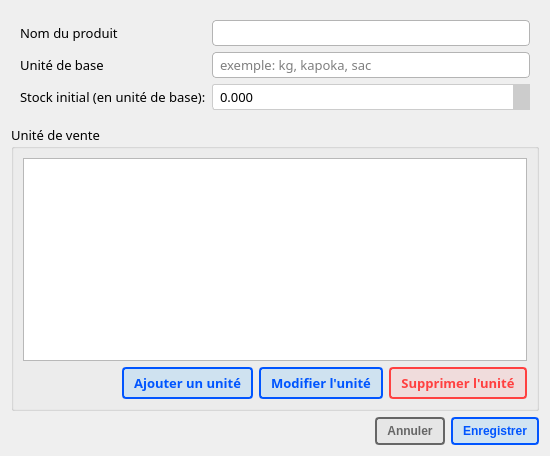
<?xml version="1.0" encoding="UTF-8"?>
<ui version="4.0">
 <class>GestionProduitDialog</class>
 <widget class="QDialog" name="GestionProduitDialog">
  <property name="geometry">
   <rect>
    <x>0</x>
    <y>0</y>
    <width>550</width>
    <height>456</height>
   </rect>
  </property>
  <property name="windowTitle">
   <string>Ajouter / supprimer un produit</string>
  </property>
  <layout class="QVBoxLayout" name="verticalLayout">
   <item>
    <widget class="QGroupBox" name="groupBox_detail_produit">
     <property name="font">
      <font>
       <family>Outfit</family>
       <pointsize>10</pointsize>
      </font>
     </property>
     <property name="styleSheet">
      <string notr="true">QGroupBox {border: none; border-radius: 4px;}</string>
     </property>
     <property name="title">
      <string/>
     </property>
     <layout class="QFormLayout" name="formLayout">
      <property name="fieldGrowthPolicy">
       <enum>QFormLayout::AllNonFixedFieldsGrow</enum>
      </property>
      <item row="1" column="0">
       <widget class="QLabel" name="label_nom_produit">
        <property name="font">
         <font>
          <family>Outfit</family>
          <pointsize>10</pointsize>
         </font>
        </property>
        <property name="text">
         <string>Nom du produit</string>
        </property>
       </widget>
      </item>
      <item row="1" column="1">
       <widget class="QLineEdit" name="input_nom_produit">
        <property name="font">
         <font>
          <family>Outfit</family>
          <pointsize>10</pointsize>
         </font>
        </property>
        <property name="styleSheet">
         <string notr="true">QLineEdit {
border: 1px solid rgb(180, 180, 180);
border-radius: 4px;
padding: 2px 5px;
}

QLineEdit:focus {
border: 1px solid rgb(85, 170, 255);
}</string>
        </property>
       </widget>
      </item>
      <item row="3" column="0">
       <widget class="QLabel" name="label_unite_base">
        <property name="font">
         <font>
          <family>Outfit</family>
          <pointsize>10</pointsize>
         </font>
        </property>
        <property name="text">
         <string>Unité de base</string>
        </property>
       </widget>
      </item>
      <item row="3" column="1">
       <widget class="QLineEdit" name="input_unite_base">
        <property name="font">
         <font>
          <family>Outfit</family>
          <pointsize>10</pointsize>
         </font>
        </property>
        <property name="styleSheet">
         <string notr="true">QLineEdit {
border: 1px solid rgb(180, 180, 180);
border-radius: 4px;
padding: 2px 5px;
}

QLineEdit:focus {
border: 1px solid rgb(85, 170, 255);
}</string>
        </property>
        <property name="placeholderText">
         <string>exemple: kg, kapoka, sac</string>
        </property>
       </widget>
      </item>
      <item row="6" column="0">
       <widget class="QLabel" name="label_stock_initial">
        <property name="font">
         <font>
          <family>Outfit</family>
          <pointsize>10</pointsize>
         </font>
        </property>
        <property name="text">
         <string>Stock initial (en unité de base):</string>
        </property>
       </widget>
      </item>
      <item row="6" column="1">
       <widget class="QDoubleSpinBox" name="spin_box_stock_initial">
        <property name="font">
         <font>
          <family>Outfit</family>
          <pointsize>10</pointsize>
         </font>
        </property>
        <property name="styleSheet">
         <string notr="true">QDoubleSpinBox {
    border: 1px solid #CCCCCC;
    border-radius: 3px;
    padding: 2px 5px;
}
QDoubleSpinBox::up-button {
    subcontrol-origin: border;
    subcontrol-position: top right;
    width: 16px;
    border-left: 1px solid #CCCCCC;
   background: #cccccc;
}
QDoubleSpinBox::down-button {
    subcontrol-origin: border;
    subcontrol-position: bottom right;
    width: 16px;
    border-left: 1px solid #CCCCCC;
    background: #cccccc;
}
QDoubleSpinBox::up-arrow {
    image: url(:/icons/icons/caret-up.svg);
    width: 12px;
    height: 12px;
}
QDoubleSpinBox::down-arrow {
    image: url(:/icons/icons/caret-down.svg);
    width: 12px;
    height: 12px;
}
QDoubleSpinBox::up-button:hover, QSpinBox::down-button:hover {
    background: #66BB6A;
}
QDoubleSpinBox::up-button:pressed, QSpinBox::down-button:pressed {
    background: #388E3C; 
}</string>
        </property>
        <property name="decimals">
         <number>3</number>
        </property>
        <property name="maximum">
         <double>999999999.000000000000000</double>
        </property>
       </widget>
      </item>
     </layout>
    </widget>
   </item>
   <item>
    <widget class="QGroupBox" name="groupBox_unite_vente">
     <property name="font">
      <font>
       <family>Outfit</family>
       <pointsize>10</pointsize>
      </font>
     </property>
     <property name="title">
      <string>Unité de vente</string>
     </property>
     <property name="flat">
      <bool>true</bool>
     </property>
     <layout class="QVBoxLayout" name="verticalLayout_2">
      <item>
       <widget class="QTableView" name="table_view_unite_vente">
        <property name="font">
         <font>
          <family>Outfit</family>
          <pointsize>10</pointsize>
         </font>
        </property>
        <property name="styleSheet">
         <string notr="true">QHeaderView::section:horizontal {
	background-color: rgb(122, 194, 145); padding: 4px; border: none; border-left: 0.5px solid rgb(65, 103, 70); color: rgb(246, 255, 249)

}</string>
        </property>
        <property name="editTriggers">
         <set>QAbstractItemView::NoEditTriggers</set>
        </property>
        <property name="selectionMode">
         <enum>QAbstractItemView::SingleSelection</enum>
        </property>
        <property name="selectionBehavior">
         <enum>QAbstractItemView::SelectRows</enum>
        </property>
        <attribute name="horizontalHeaderDefaultSectionSize">
         <number>115</number>
        </attribute>
        <attribute name="horizontalHeaderStretchLastSection">
         <bool>true</bool>
        </attribute>
        <attribute name="verticalHeaderVisible">
         <bool>false</bool>
        </attribute>
       </widget>
      </item>
      <item>
       <layout class="QHBoxLayout" name="horizontalLayout">
        <item>
         <spacer name="horizontalSpacer">
          <property name="font">
           <font>
            <family>Outfit</family>
            <pointsize>10</pointsize>
           </font>
          </property>
          <property name="orientation">
           <enum>Qt::Horizontal</enum>
          </property>
          <property name="sizeHint" stdset="0">
           <size>
            <width>40</width>
            <height>20</height>
           </size>
          </property>
         </spacer>
        </item>
        <item>
         <widget class="QPushButton" name="bouton_ajouter_unite">
          <property name="font">
           <font>
            <weight>75</weight>
            <italic>false</italic>
            <bold>true</bold>
           </font>
          </property>
          <property name="cursor">
           <cursorShape>PointingHandCursor</cursorShape>
          </property>
          <property name="styleSheet">
           <string notr="true">
QPushButton {
background-color:  rgba(87, 182, 255, 50);
 padding: 5px 10px;
 border: 2px solid rgb(0, 85, 255);
border-radius: 4px;
color: rgb(0, 85, 255); 
font: bold;
}

QPushButton:hover {
	background-color:  rgba(87, 182, 255, 80) ; 
}</string>
          </property>
          <property name="text">
           <string>Ajouter un unité</string>
          </property>
         </widget>
        </item>
        <item>
         <widget class="QPushButton" name="bouton_modifier_unite">
          <property name="font">
           <font>
            <weight>75</weight>
            <italic>false</italic>
            <bold>true</bold>
           </font>
          </property>
          <property name="cursor">
           <cursorShape>PointingHandCursor</cursorShape>
          </property>
          <property name="styleSheet">
           <string notr="true">
QPushButton {
background-color:  rgba(87, 182, 255, 50);
 padding: 5px 10px;
 border: 2px solid rgb(0, 85, 255);
border-radius: 4px;
color: rgb(0, 85, 255); 
font: bold;
}

QPushButton:hover {
	background-color:  rgba(87, 182, 255, 80) ; 
}</string>
          </property>
          <property name="text">
           <string>Modifier l'unité</string>
          </property>
         </widget>
        </item>
        <item>
         <widget class="QPushButton" name="bouton_supprimer_unite">
          <property name="font">
           <font>
            <weight>75</weight>
            <italic>false</italic>
            <bold>true</bold>
           </font>
          </property>
          <property name="cursor">
           <cursorShape>PointingHandCursor</cursorShape>
          </property>
          <property name="styleSheet">
           <string notr="true">
QPushButton {
background-color:  rgba(255, 152, 152, 50);
 padding: 5px 10px;
 border: 2px solid rgb(255, 64, 64);
border-radius: 4px;
color:  rgb(255, 64, 64); 
font: bold;
}

QPushButton:hover {
	background-color:   rgba(255, 152, 152, 80) ; 
}</string>
          </property>
          <property name="text">
           <string>Supprimer l'unité</string>
          </property>
         </widget>
        </item>
       </layout>
      </item>
     </layout>
    </widget>
   </item>
   <item>
    <layout class="QHBoxLayout" name="horizontalLayout_2">
     <item>
      <spacer name="horizontalSpacer_2">
       <property name="orientation">
        <enum>Qt::Horizontal</enum>
       </property>
       <property name="sizeHint" stdset="0">
        <size>
         <width>40</width>
         <height>20</height>
        </size>
       </property>
      </spacer>
     </item>
     <item>
      <widget class="QPushButton" name="bouton_annuler">
       <property name="font">
        <font>
         <weight>75</weight>
         <italic>false</italic>
         <bold>true</bold>
        </font>
       </property>
       <property name="cursor">
        <cursorShape>PointingHandCursor</cursorShape>
       </property>
       <property name="styleSheet">
        <string notr="true">

QPushButton {
background-color:  rgba(217, 217, 217, 100);
 padding: 5px 10px;
 border: 2px solid rgb(102, 102, 102);
border-radius: 4px;
color:   rgb(102, 102, 102); 
font: bold;
}

QPushButton:hover {
	background-color:    rgba(217, 217, 217, 150) ; 
}</string>
       </property>
       <property name="text">
        <string>Annuler</string>
       </property>
      </widget>
     </item>
     <item>
      <widget class="QPushButton" name="bouton_enregistrer">
       <property name="font">
        <font>
         <weight>75</weight>
         <italic>false</italic>
         <bold>true</bold>
        </font>
       </property>
       <property name="cursor">
        <cursorShape>PointingHandCursor</cursorShape>
       </property>
       <property name="styleSheet">
        <string notr="true">
QPushButton {
background-color:  rgba(87, 182, 255, 50);
 padding: 5px 10px;
 border: 2px solid rgb(0, 85, 255);
border-radius: 4px;
color: rgb(0, 85, 255); 
font: bold;
}

QPushButton:hover {
	background-color:  rgba(87, 182, 255, 80) ; 
}</string>
       </property>
       <property name="text">
        <string>Enregistrer</string>
       </property>
      </widget>
     </item>
    </layout>
   </item>
  </layout>
 </widget>
 <resources/>
 <connections/>
</ui>
